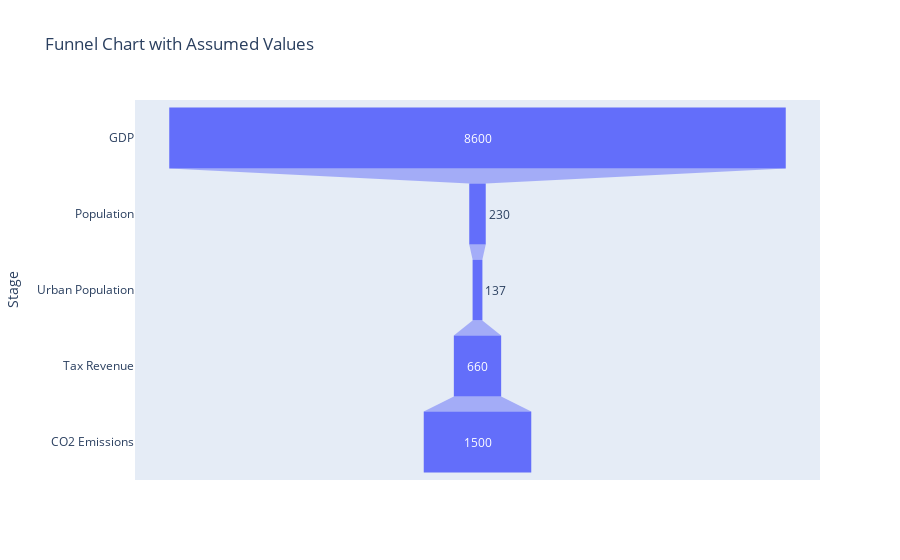

Notebook cell for this chart:
### Code cell
# Donut Chart

import pandas as pd
import plotly.express as px

# Sample DataFrame - Replace with your actual data
data = {
    'Country': ['Country A', 'Country B', 'Country C', 'Country D'],
    'GDP': [2000, 2100, 2200, 2300],
    'Co2-Emissions': [300, 400, 350, 450],
    'Population': [50, 60, 55, 65],
    'Tax Revenue': [150, 160, 170, 180],
    'Urban Population': [30, 35, 32, 40]
}
df = pd.DataFrame(data)

# Ensure columns are numeric
df['GDP'] = pd.to_numeric(df['GDP'], errors='coerce')
df['Co2-Emissions'] = pd.to_numeric(df['Co2-Emissions'], errors='coerce')
df['Population'] = pd.to_numeric(df['Population'], errors='coerce')
df['Tax Revenue'] = pd.to_numeric(df['Tax Revenue'], errors='coerce')
df['Urban Population'] = pd.to_numeric(df['Urban Population'], errors='coerce')

# Drop rows with NaN values
df = df.dropna(subset=['GDP', 'Co2-Emissions', 'Population', 'Tax Revenue', 'Urban Population'])

# Create a summary DataFrame for the funnel chart
data = {
    'Stage': ['GDP', 'Population', 'Urban Population', 'Tax Revenue', 'CO2 Emissions'],
    'Value': [
        df['GDP'].sum(),
        df['Population'].sum(),
        df['Urban Population'].sum(),
        df['Tax Revenue'].sum(),
        df['Co2-Emissions'].sum()
    ]
}
funnel_df = pd.DataFrame(data)

# Create the funnel chart
fig = px.funnel(funnel_df, x='Value', y='Stage', title='Funnel Chart with Assumed Values')

# Display the funnel chart
fig.show()

### Figure 1 — Plotly figure (JSON) as saved in the notebook; plotly's stock layout.template omitted (floating-point values rounded to 4 significant figures)
{"data": [{"hovertemplate": "Value=%{x}<br>Stage=%{y}<extra></extra>", "legendgroup": "", "marker": {"color": "#636efa"}, "name": "", "orientation": "h", "showlegend": false, "type": "funnel", "x": [8600, 230, 137, 660, 1500], "xaxis": "x", "y": ["GDP", "Population", "Urban Population", "Tax Revenue", "CO2 Emissions"], "yaxis": "y"}], "layout": {"legend": {"tracegroupgap": 0}, "title": {"text": "Funnel Chart with Assumed Values"}, "xaxis": {"anchor": "y", "domain": [0, 1], "title": {"text": "Value"}}, "yaxis": {"anchor": "x", "domain": [0, 1], "title": {"text": "Stage"}}}}
